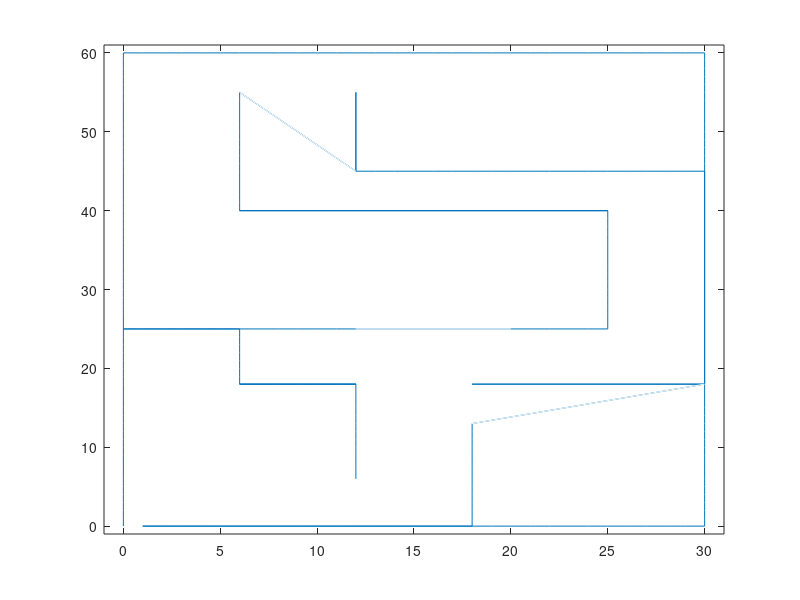

Write the MATLAB code that produced this figure.
% close all, clear all, 
clear

% Wall 1 - left
for i = 1:1:60
    mapt(i,1) = 0;
    mapt(i,2) = i;
end
% Wall 2 - far
for i = 61:1:90
    mapt(i,1) = i-60;
    mapt(i,2) = 60;
end
% Wall 3 - right
for i = 91:1:150
    mapt(i,1) = 30;   % x
    mapt(i,2) = 150-i; % y 
end
% Wall 4 - near
for i = 151:1:180
    mapt(i,1) = 180-i;  % x
    mapt(i,2) = 0;      % y
end
mapt = [0, 0; mapt(:,1), mapt(:,2)];

% 1st free wall
for i = 181:1:194
    mapt(i,1) = 18;
    mapt(i,2) = i-181;
end
% plot([mapt(i,1), 30],[mapt(i,2),18],'w') 

mapt = [mapt(:,1), mapt(:,2); 30, 18];
% 2nd free wall (ccw)
for i = 196:1:208
    mapt(i,1) = (208-i) + 18;    % x
    mapt(i,2) = 18;              % y
end

mapt = [mapt(:,1), mapt(:,2); 30, 18]; % take back to wall
mapt = [mapt(:,1), mapt(:,2); 30, 45]; % move up to next start
% 3rd free wall (ccw)
for i = 211:1:229
    mapt(i,1) = (229-i) + 12;   % x
    mapt(i,2) = 45;             % y
end

% 
for i = 230:1:240
    mapt(i,1) = 12;             % x
    mapt(i,2) = (240-i) + 45;   % y
end
mapt = [mapt(:,1), mapt(:,2); 12, 45]; 

%
for i = 242:1:257
    mapt(i,1) = 6;              % x
    mapt(i,2) = (257-i) + 40;   % y
end

for i = 258:1:277
    mapt(i,1) = (277-i) + 6;    % x
    mapt(i,2) = 40;             % y
end

for i = 278:1:293
    mapt(i,1) = 25;             % x
    mapt(i,2) = (293-i)+ 25;    % y
end

for i = 294:1:299
    mapt(i,1) = (299-i)+ 20;    % x
    mapt(i,2) = 25;             % y
end

for i = 300:1:312
    mapt(i,1) = (312-i);        % x
    mapt(i,2) = 25;             % y
end

for i = 313:1:320
    mapt(i,1) = 6;              % x
    mapt(i,2) = (320-i) +18;    % y
end

for i = 321:1:327
    mapt(i,1) = (327 - i) +6;   % x
    mapt(i,2) = 18;             % y
end

for i = 328:1:340
    mapt(i,1) = 12;             % x
    mapt(i,2) = (340 - i)+ 6;   % y
end

figure
plot(mapt(:,1),mapt(:,2))
hold on
plot([6 12],[55,45],'w')
plot([18; 30],[13,18],'w') 
plot([20 12],[25,25],'w')
axis([-1 31 -1 61])

save('mapt.mat')